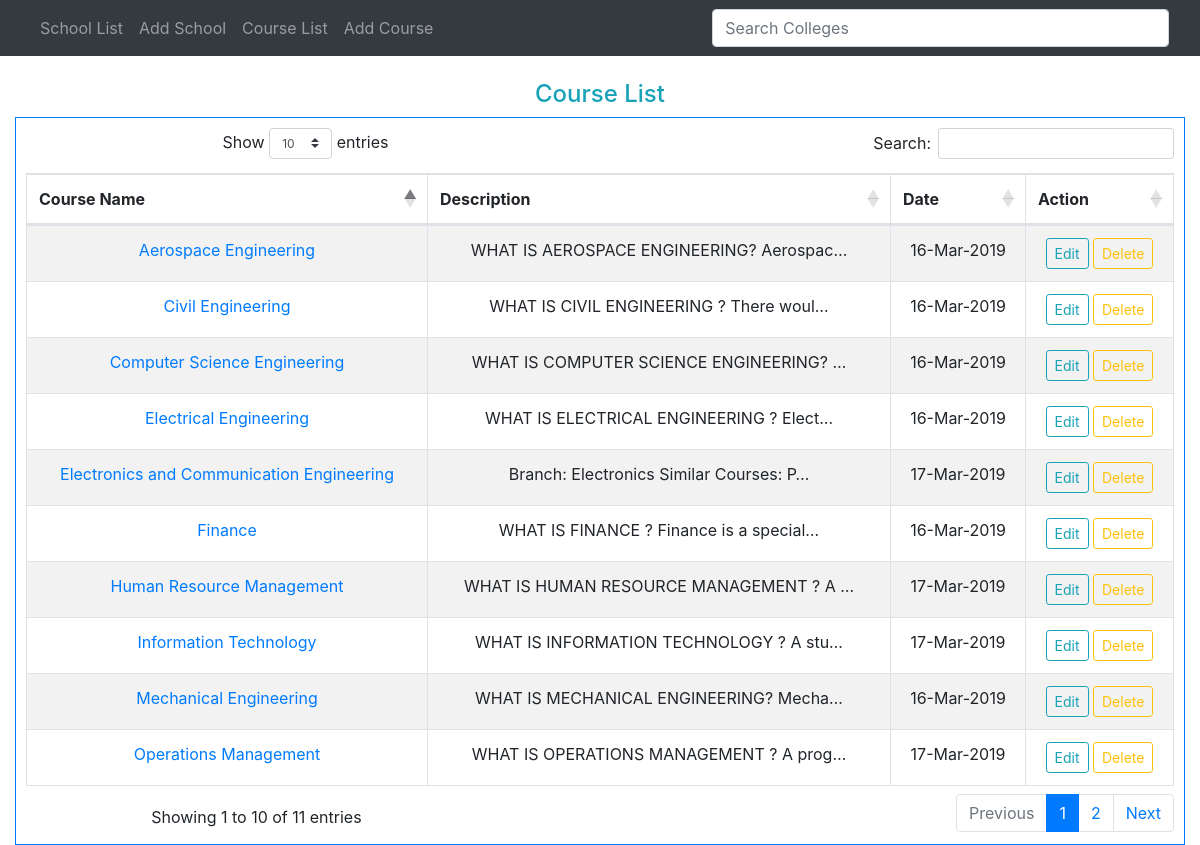
/index.php/course, run on the app's committed database.
### tables this page shows
CREATE TABLE `course_master` (
  `id` int(11) NOT NULL,
  `course_name` varchar(150) NOT NULL,
  `description` text NOT NULL,
  `status` tinyint(1) NOT NULL DEFAULT '0',
  `created_date` datetime NOT NULL DEFAULT CURRENT_TIMESTAMP,
  `updated_Date` timestamp NOT NULL DEFAULT CURRENT_TIMESTAMP ON UPDATE CURRENT_TIMESTAMP
);

### application/controllers/Course.php (called while the page is built, shortened)
<?php
class Course extends CI_Controller {
  public function index(){
    $data['course']=$this->course_model->getCourse();
    $this->load->view('header');
    $this->load->view('course',$data);
    $this->load->view('footer');
  }
}

### index.php (called while the page is built, shortened)
<?php
require_once BASEPATH.'core/CodeIgniter.php';

### application/models/course_model.php (called while the page is built, shortened)
<?php
class Course_model extends CI_Model
{
  public function getCourse($id = '')
  {
    $this->db->select('id,course_name,created_date,description');
    $this->db->from('course_master');
    $this->db->order_by('course_name','ASC');
    $result = $this->db->get();
    return $result->result_array();
  }
}

### application/views/course.php (the view, shortened to what this page needs)
<div class="col-md-12">
  <br>
  <div class="text-center">
    <h4 class="text-info">Course List</h4>
  </div>
</div>
<div class="col-md-12">
  <div class="text-center border border-primary custom-padding">
    <table id="schoolTable" class="table table-striped table-bordered" style="width:100%">
      <thead>
        <tr>
          <th>Course Name</th>
          <th>Description</th>
          <th>Date</th>
          <th>Action</th>
        </tr>
      </thead>
      <tbody>
        <?php
          foreach ($course as $key => $value) {
            echo "<tr>
            <td><a href='info-course/$value[id]' title='Course Information' data-toggle='tooltip' data-placement='top'>$value[course_name]</a></td>
            <td>$value[description]</td>
            <td>".date('d-M-Y',strtotime($value['created_date']))."</td>
            <td>
              <a name='editschool' class='btn btn-sm btn-outline-info' href='update-course/$value[id]' role='button'>Edit</a>
              <a name='editschool' class='btn btn-sm btn-outline-warning' href='delete-course/$value[id]' role='button'>Delete</a>
            </td>
            </tr>";
          }
        ?>
      </tbody>
    </table>
  </div>
</div>

### assets/style.css (style rules this page uses)
.custom-padding { padding:10px }

### data on the page
course_master: course_name "Aerospace Engineering", description "WHAT IS AEROSPACE ENGINEERING? Aerospac…", created_date "16-Mar-2019"
course_master: course_name "Civil Engineering", description "WHAT IS CIVIL ENGINEERING ? There woul…", created_date "16-Mar-2019"
course_master: course_name "Computer Science Engineering", description "WHAT IS COMPUTER SCIENCE ENGINEERING? …", created_date "16-Mar-2019"
course_master: course_name "Electrical Engineering", description "WHAT IS ELECTRICAL ENGINEERING ? Elect…", created_date "16-Mar-2019"
course_master: course_name "Electronics and Communication Engineering", description "Branch: Electronics Similar Courses: P…", created_date "17-Mar-2019"
course_master: course_name "Finance", description "WHAT IS FINANCE ? Finance is a special…", created_date "16-Mar-2019"
course_master: course_name "Human Resource Management", description "WHAT IS HUMAN RESOURCE MANAGEMENT ? A …", created_date "17-Mar-2019"
course_master: course_name "Information Technology", description "WHAT IS INFORMATION TECHNOLOGY ? A stu…", created_date "17-Mar-2019"
course_master: course_name "Mechanical Engineering", description "WHAT IS MECHANICAL ENGINEERING? Mecha…", created_date "16-Mar-2019"
course_master: course_name "Operations Management", description "WHAT IS OPERATIONS MANAGEMENT ? A prog…", created_date "17-Mar-2019"
